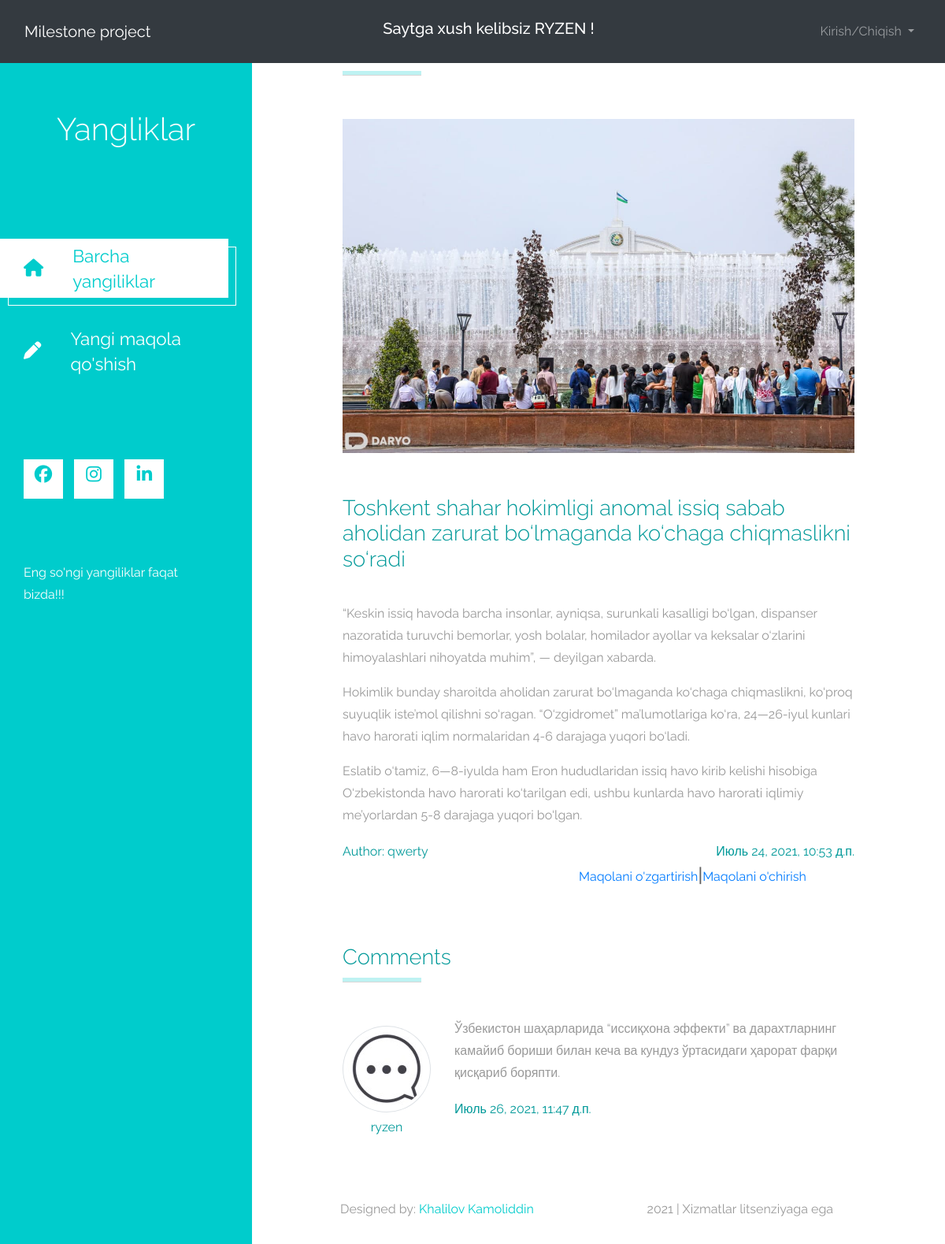
Screenshot of /articles/4/ (signed in) with the database file from the repository.
### accounts/models.py (models this page shows)
class CustomUser(AbstractUser):
    age = models.PositiveIntegerField(null=True, blank=True)

### articles/models.py (models this page shows, shortened)
class Article(models.Model):
    title = models.CharField(max_length=150)
    summary = models.CharField(max_length=200, blank=True)
    body = RichTextField()
    photo = models.ImageField(upload_to='images/', blank=True)
    date = models.DateTimeField(auto_now_add=True)
    author = models.ForeignKey(
        get_user_model(), on_delete=models.CASCADE,
    )

class Comment(models.Model):
    article = models.ForeignKey(Article, on_delete=models.CASCADE, related_name='comments')
    comment = models.CharField(max_length=150)
    date = models.DateTimeField(auto_now_add=True)
    author = models.ForeignKey(get_user_model(), on_delete=models.CASCADE)
    def __str__(self):
        return self.comment

### articles/views.py (the view)
# urls.py: path('<int:pk>/', ArticleDetailView.as_view(), name='article_detail'),
class ArticleDetailView(LoginRequiredMixin, DetailView):
    model = Article
    template_name = 'article_detail.html'

### templates/article_detail.html (shortened to what this page needs)
{% extends 'base.html' %}
{% load static %}
{% block content %}
<header class="tm-header" id="tm-header" style="margin-top:60px">
        <div class="tm-header-wrapper">
            <div class="tm-site-header">
                <h1 class="text-center">Yangliklar</h1>
            </div>
            <nav class="tm-nav" id="tm-nav">
                <ul>
                    <li class="tm-nav-item active"><a href="{% url 'article_list' %}" class="tm-nav-link">
                        <i class="fas fa-home"></i>
                        Barcha yangiliklar
                    </a></li>
                    <li class="tm-nav-item"><a href="{% url 'article_new' %}" class="tm-nav-link">
                        <i class="fas fa-pen"></i>
                        Yangi maqola qo'shish
                    </a></li>
                </ul>
            </nav>
            <div class="tm-mb-65">
                <a rel="nofollow" href="https://www.facebook.com/kamoliddin.xalilov" class="tm-social-link">
                    <i class="fab fa-facebook tm-social-icon"></i>
                </a>
                <a href="https://www.instagram.com/x.kamoliddinn/" class="tm-social-link">
                    <i class="fab fa-instagram tm-social-icon"></i>
                </a>
                <a href="linkedin.com/in/kamoliddin-xalilov-6a7314124" class="tm-social-link">
                    <i class="fab fa-linkedin tm-social-icon"></i>
                </a>
            </div>
            <p class="tm-mb-80 pr-5 text-white">
                Eng so'ngi yangiliklar faqat bizda!!!
            </p>
        </div>
    </header>
    <div class="container-fluid">
        <main class="tm-main">
            <div class="row tm-row tm-mb-45">
                <div class="col-12">
                    <hr class="tm-hr-primary tm-mb-55">
                    {% if article.photo %}
                    <img src="{{article.photo.url}}" alt="Image" class="img-fluid">
                    {% endif %}
                </div>
            </div>
            <div class="row tm-row tm-mb-40">
                <div class="col-12">
                    <div class="mb-4">
                        <h2 class="pt-2 tm-mb-40 tm-color-primary tm-post-title">{{article.title}}</h2>
                        <p>{{article.body | safe }}</p>
                        <div class="d-flex justify-content-between tm-pt-15">
                            <span class="tm-color-primary">Author: {{article.author}}</span>
                            <span class="tm-color-primary">{{article.date}}</span>
                        </div>
                        <div class="d-flex tm-pt-15" style="margin-left:300px">
                            <a href="{% url 'article_edit' article.pk %}">Maqolani o'zgartirish</a>
                            <h4>|</h4>
                            <a href="{% url 'article_delete' article.pk %}">Maqolani o'chirish</a>
                        </div>
                                    <div class="row tm-row tm-mb-10">
                            <br><br>
                    </div>
                    <div style="width:100%;">
                        <h2 class="tm-color-primary tm-post-title">Comments</h2>
                        <hr class="tm-hr-primary tm-mb-45">
                        {% for comment in article.comments.all %}
                        <div class="tm-comment tm-mb-45">
                            <figure class="tm-comment-figure">
                                <img src="{% static 'img/comment-1.jpg' %}" alt="Image" class="mb-2 rounded-circle img-thumbnail">
                                <figcaption class="tm-color-primary text-center">{{comment.author}}</figcaption>
                            </figure>
                            <div>
                                <p>
                                    {{comment}}
                                </p>
                                <div class="d-flex justify-content-between">
                                    <span class="tm-color-primary">{{comment.date}}</span>
                                </div>
                            </div>
                        </div>
                        {% endfor %}
                    </div>
                </div>
            </div>
            <div class="row tm-row tm-mb-10">
                <br>
            </div><br>
            <footer class="row tm-row" style="width:100%;">
                <div class="col-md-6 col-12 tm-color-gray">
                    Designed by: <a rel="nofollow" target="_parent" href="https://www.linkedin.com/in/kamoliddin-xalilov-6a7314124?lipi=urn%3Ali%3Apage%3Ad_flagship3_profile_view_base_contact_details%3BkyBBEvm4Sx2JoaPfP81drg%3D%3D" class="tm-external-link">Khalilov Kamoliddin</a>
                </div>
                <div class="col-md-6 col-12 tm-color-gray tm-copyright">
                    2021 | Xizmatlar litsenziyaga ega
                </div>
            </footer>
        </main>
    </div>
{% endblock %}

### templates/base.html (shortened to what this page needs)
{% load static %}
<!DOCTYPE html>
<html lang="en">
<head>
    <link href="https://cdn.jsdelivr.net/npm/bootstrap@5.0.2/dist/css/bootstrap.min.css" rel="stylesheet">
    <link rel="stylesheet" href="{% static 'fontawesome/css/all.min.css' %}">
    <link href="{% static 'css/bootstrap.min.css' %}" rel="stylesheet">
    <link href="{% static 'css/templatemo-xtra-blog.css' %}" rel="stylesheet">
	<link rel="stylesheet" href="{% static 'css/font-awesome.min.css' %}">
	<link rel="stylesheet" href="{% static 'css/templatemo-style.css' %}">
</head>
<body>
    <nav class="navbar navbar-expand-lg navbar-dark bg-dark fixed-top">
      <div class="container-fluid">
        <a class="navbar-brand" href="{% url 'home' %}">Milestone project</a>
          <div style="color:#fff">
        {% if user.is_authenticated %}
            <h5>Saytga xush kelibsiz {{user.username | upper}} !   <h5/>
        {% else %}
            <h5>Saytning to'liq imkoniyatlaridan foydalanish uchun ro'yxatdan o'ting !</h5>
        {% endif %}
</div>
        <div id="navbarNavDarkDropdown" style="text-align: right">
          <ul class="navbar-nav">
            <li class="nav-item dropdown">
               <div class="navbar-text" >
              <a class="nav-link dropdown-toggle"  href="#" id="navbarDarkDropdownMenuLink" role="button" data-bs-toggle="dropdown" aria-expanded="false">
                Kirish/Chiqish
              </a>
                </div>
            </li>
          </ul>
        </div>
      </div>
    </nav>
    <main>
      {% block content %}
      {% endblock content %}
    </main>
</body>
</html>

### static/css/templatemo-xtra-blog.css (style rules this page uses)
html { overflow-x: hidden; }
body { margin: 0; padding: 0; font-family: 'Source Sans Pro', sans-serif; font-size: 19px; line-height: 2em; overflow-x: hidden; }
p, span { color: #999; }
hr { border-top-color: #CCC; margin-top: 10px; margin-bottom: 10px; }
.tm-header { background-color: #0CC; color: white; position: fixed; top: 0; left: 0; bottom: 0; z-index: 100; width: 400px; overflow-y: visible; }
.tm-header-wrapper { overflow-y: scroll; scrollbar-width: none; -ms-overflow-style: none; padding: 30px; width: 100%; height: 100%; }
.tm-site-header { margin-top: 50px; margin-bottom: 115px; }
.tm-main { margin-left: 400px; padding: 80px 100px 25px; }
.tm-row { max-width: 980px; justify-content: space-between; }
.tm-nav { margin-bottom: 100px; }
.tm-nav-item { list-style: none; margin-bottom: 30px; }
.tm-nav-link { color: white; background-color: transparent; height: 75px; width: 100%; max-width: 300px; display: flex; align-items: center; font-size: 1.4rem; padding: 30px; }
.tm-nav-item:hover .tm-nav-link, .tm-nav-item.active .tm-nav-link { color: #0CC; background-color: white; text-decoration: none; }
.tm-nav ul { position: relative; }
.tm-nav-item:hover:after, .tm-nav-item.active:after { content: ''; width: 100%; max-width: 300px; height: 75px; display: block; border: 1px solid white; margin-left: 10px; margin-top: -65px; position: absolute; z-index: -1000; }
.tm-nav-link i { margin-right: 37px; }
ul { margin: 0; padding: 0; }
.tm-nav { margin-left: -30px; }
.tm-social-link { display: inline-block; background-color: white; font-size: 1.4rem; width: 50px; height: 50px; text-align: center; padding-top: 8px; margin-right: 15px; margin-bottom: 15px; }
.tm-social-icon { color: #0CC; transition: all 0.3s ease; }
.tm-post-title { font-size: 1.7rem; transition: all 0.3s ease; }
.tm-external-link { color: #0CC; }
.tm-copyright { text-align: right; }
hr.tm-hr-primary { border-top: 5px solid #0CC; }
.tm-comment { display: flex; align-items: flex-start; }
.tm-comment-figure { margin-top: 10px; margin-right: 30px; }
figure { margin: 0; }
figcaption { line-height: 1.4; }
.tm-mb-40 { margin-bottom: 40px; }
.tm-mb-45 { margin-bottom: 45px; }
.tm-mb-55 { margin-bottom: 55px; }
.tm-mb-65 { margin-bottom: 65px; }
.tm-mb-80 { margin-bottom: 80px; }
.tm-color-primary, span.tm-color-primary { color: #099; }
a.tm-color-gray, .tm-color-gray { color: #999; }
.img-thumbnail { max-width: none; }
@media (max-width: 1540px) { .tm-header { width: 320px; } }
@media (max-width: 1540px) { .tm-main { margin-left: 320px; width: calc(100% - 320px); } }
@media (max-width: 1288px) { .tm-social-link { margin-right: 10px; } }
* { box-sizing: border-box; }
.row::after { content: ""; clear: both; display: table; }

### static/css/templatemo-style.css (style rules this page uses)
body { background: #ffffff; font-family: 'Raleway', sans-serif; font-size: 16px; color: #606060; position: relative; }
html, body { width: 100%; overflow-x: hidden; }
h1,h2,h3 { font-weight: 300; }
p { line-height: 28px; }
hr { border-color: #f2f2f2; width: 100px; margin-bottom: 40px; }

### rows the page displays
CustomUser: username "RYZEN"
Article: photo (picture), title "Toshkent shahar hokimligi anomal issiq sabab aholidan zarurat bo‘lmaganda ko‘chaga chiqmaslikni so‘radi", body "“Keskin issiq havoda barcha insonlar, ayniqsa, surunkali kasalligi bo‘lgan, dispanser nazoratida turuvchi bemorlar, yosh bolalar, homilador ayollar va keksalar o‘zlarini himoyalashlari nihoyatda muhim”, — deyilgan xabarda. Hokimlik bunday sharoitda aholidan zarurat bo‘lmaganda ko‘chaga chiqmaslikni, ko‘proq suyuqlik iste’mol qilishni so‘ragan. “O‘zgidromet” ma’lumotlariga ko‘ra, 24—26-iyul kunlari havo harorati iqlim normalaridan 4-6 darajaga yuqori bo‘ladi. Eslatib o‘tamiz, 6—8-iyulda ham Eron hududlaridan issiq havo kirib kelishi hisobiga O‘zbekistonda havo harorati ko‘tarilgan edi, ushbu kunlarda havo harorati iqlimiy me’yorlardan 5-8 darajaga yuqori bo‘lgan.", author "qwerty", date "Июль 24, 2021, 10:53 д.п."
Comment: author "ryzen", comment "Ўзбекистон шаҳарларида “иссиқхона эффекти” ва дарахтларнинг камайиб бориши билан кеча ва кундуз ўртасидаги ҳарорат фарқи қисқариб боряпти.", date "Июль 26, 2021, 11:47 д.п."
